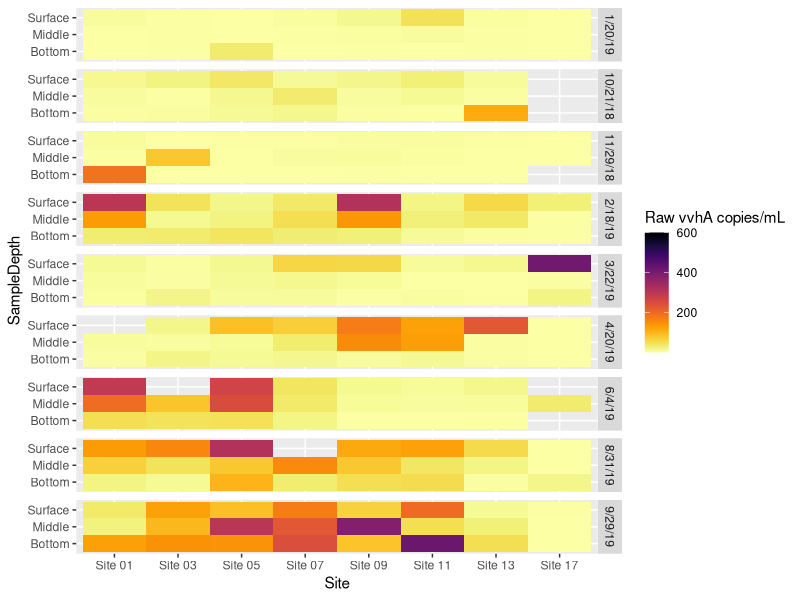

Recreate this plot in R. (Note: this script raises an error after producing the figure.)
## ---- chunk 1
knitr::opts_chunk$set(echo = TRUE)
## ---- chunk 2
rm(list=ls()) # clear environment
## ---- chunk 3
rm(list=ls()) # clear workspace
data = read.csv("AlaWai_DiscreteBottle.csv") # first drag/drop in repo on github website
data = subset(data, !is.na(data$vvhA)) # keep only rows with observations for vvhA
data$vvhA = as.numeric(data$vvhA) # change the class type to numeric
## ---- chunk 4
# make a new column for each transformation
data$tran.vvhA = (data$vvhA)^(1/4)
data$tran.TN = log10(data$TotalN+1)
data$tran.TP = (data$TotalP)^(1/3)
data$tran.Si = (data$Si)^(1/3)
# N+N?
data$tran.DOC = log10(data$DOC+1)
data$tran.POC = log10(data$POC+1)
# FCM?
data$tran.Sal = (data$Salinity^4)/10000 # dividing by 10000 removes the scaling issue with lm
data$tran.Temp = data$Temperature
data$tran.Turb = log10(data$Turbidity+1)
data$tran.Chl = (data$Chlorophyll)^(1/4)
# Depth?
## ---- chunk 5
library(ggplot2)
library(viridis) 

ggplot(data, aes(x = Site, y = SampleDepth)) + 
  geom_tile(aes(fill = vvhA)) +
  scale_fill_viridis(name = "Raw vvhA copies/mL", na.value = 'white', option="inferno", direction = -1,
                     limits = c(0,600),breaks = c(200, 400, 600))  +
  facet_grid(Date ~.) 
  
  theme(axis.text.y = element_text(size = 10, angle = 0, hjust = 1, vjust=0.2), axis.title.y = element_blank(),
        legend.position = "right", axis.ticks = element_blank(),
        panel.grid.major = element_blank(), panel.grid.minor = element_blank(),
        panel.background = element_blank(), 
        axis.text.x = element_text(size = 10, angle = 90, hjust = 1, vjust=0.2))
  
  


heatmap.SAR324.het.log <- ggplot(data = df.sarh10, aes(x = Clade, y = Sample)) +
  geom_tile(aes(fill = RelAbund)) +
  scale_fill_viridis(name = "log10 Percent Abundance", na.value = 'white', option="inferno", direction = -1,
                     limits = c(0,1.5),breaks = c(0.5, 1.0, 1.5))  +
  scale_y_discrete(position = "right") +
  xlab("SAR324") +
  theme(axis.text.y = element_blank(), axis.title.y = element_blank(),
        legend.position = "top", axis.ticks = element_blank(),
        panel.grid.major = element_blank(), panel.grid.minor = element_blank(),
        panel.background = element_blank(), 
        axis.text.x = element_text(size = 10, angle = 90, hjust = 1, vjust=0.2))
## ---- chunk 6
# z-score noraml data


